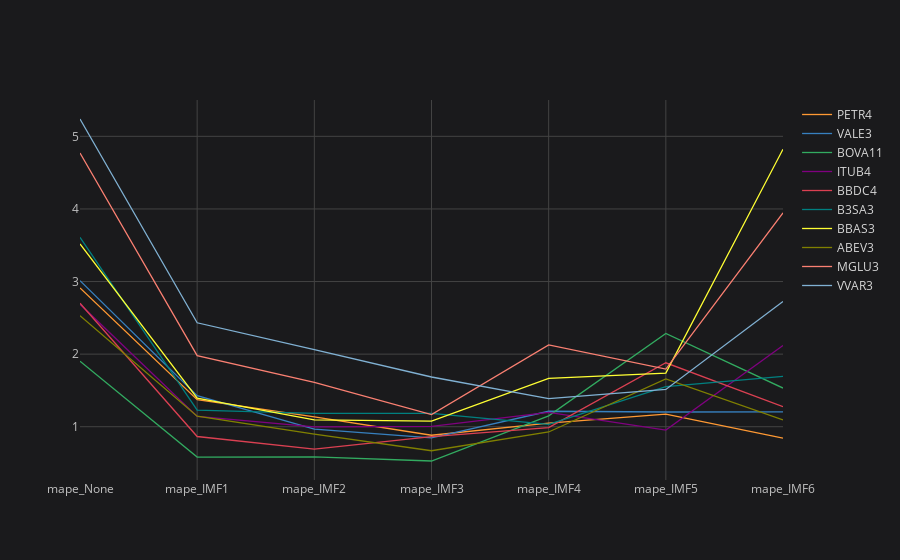

The code cell stored with this chart in its notebook:
### Code cell
dfs_list = []
for imf_model in xlstm_ceemdan_imfs_exp_dfs:
    df = xlstm_ceemdan_imfs_exp_dfs[imf_model]['mape'].to_frame()
    df.columns = [f'mape_{imf_model}']
    df = df.T
    df.columns = tickers
    dfs_list += [df]

result = pd.concat(dfs_list)
result = result.T
result = result[['mape_None','mape_IMF1', 'mape_IMF2', 'mape_IMF3', 'mape_IMF4', 'mape_IMF5', 'mape_IMF6']]
result = result.T
result.iplot(layout=space)

### Figure 1 — Plotly figure (JSON) as saved in the notebook; plotly's stock layout.template omitted (floating-point values rounded to 4 significant figures)
{"data": [{"line": {"color": "rgba(255, 153, 51, 1.0)", "dash": "solid", "shape": "linear", "width": 1.3}, "mode": "lines", "name": "PETR4", "text": "", "type": "scatter", "x": ["mape_None", "mape_IMF1", "mape_IMF2", "mape_IMF3", "mape_IMF4", "mape_IMF5", "mape_IMF6"], "y": [2.911, 1.372, 1.137, 0.8826, 1.05, 1.175, 0.8422]}, {"line": {"color": "rgba(55, 128, 191, 1.0)", "dash": "solid", "shape": "linear", "width": 1.3}, "mode": "lines", "name": "VALE3", "text": "", "type": "scatter", "x": ["mape_None", "mape_IMF1", "mape_IMF2", "mape_IMF3", "mape_IMF4", "mape_IMF5", "mape_IMF6"], "y": [3.012, 1.429, 0.9671, 0.8471, 1.213, 1.203, 1.203]}, {"line": {"color": "rgba(50, 171, 96, 1.0)", "dash": "solid", "shape": "linear", "width": 1.3}, "mode": "lines", "name": "BOVA11", "text": "", "type": "scatter", "x": ["mape_None", "mape_IMF1", "mape_IMF2", "mape_IMF3", "mape_IMF4", "mape_IMF5", "mape_IMF6"], "y": [1.904, 0.5825, 0.5843, 0.528, 1.15, 2.285, 1.532]}, {"line": {"color": "rgba(128, 0, 128, 1.0)", "dash": "solid", "shape": "linear", "width": 1.3}, "mode": "lines", "name": "ITUB4", "text": "", "type": "scatter", "x": ["mape_None", "mape_IMF1", "mape_IMF2", "mape_IMF3", "mape_IMF4", "mape_IMF5", "mape_IMF6"], "y": [2.687, 1.142, 0.997, 1.005, 1.198, 0.9536, 2.118]}, {"line": {"color": "rgba(219, 64, 82, 1.0)", "dash": "solid", "shape": "linear", "width": 1.3}, "mode": "lines", "name": "BBDC4", "text": "", "type": "scatter", "x": ["mape_None", "mape_IMF1", "mape_IMF2", "mape_IMF3", "mape_IMF4", "mape_IMF5", "mape_IMF6"], "y": [2.701, 0.8652, 0.6905, 0.8648, 0.9878, 1.881, 1.276]}, {"line": {"color": "rgba(0, 128, 128, 1.0)", "dash": "solid", "shape": "linear", "width": 1.3}, "mode": "lines", "name": "B3SA3", "text": "", "type": "scatter", "x": ["mape_None", "mape_IMF1", "mape_IMF2", "mape_IMF3", "mape_IMF4", "mape_IMF5", "mape_IMF6"], "y": [3.609, 1.229, 1.184, 1.183, 1.033, 1.554, 1.693]}, {"line": {"color": "rgba(255, 255, 51, 1.0)", "dash": "solid", "shape": "linear", "width": 1.3}, "mode": "lines", "name": "BBAS3", "text": "", "type": "scatter", "x": ["mape_None", "mape_IMF1", "mape_IMF2", "mape_IMF3", "mape_IMF4", "mape_IMF5", "mape_IMF6"], "y": [3.517, 1.394, 1.095, 1.077, 1.666, 1.739, 4.823]}, {"line": {"color": "rgba(128, 128, 0, 1.0)", "dash": "solid", "shape": "linear", "width": 1.3}, "mode": "lines", "name": "ABEV3", "text": "", "type": "scatter", "x": ["mape_None", "mape_IMF1", "mape_IMF2", "mape_IMF3", "mape_IMF4", "mape_IMF5", "mape_IMF6"], "y": [2.531, 1.145, 0.8975, 0.669, 0.9277, 1.659, 1.094]}, {"line": {"color": "rgba(251, 128, 114, 1.0)", "dash": "solid", "shape": "linear", "width": 1.3}, "mode": "lines", "name": "MGLU3", "text": "", "type": "scatter", "x": ["mape_None", "mape_IMF1", "mape_IMF2", "mape_IMF3", "mape_IMF4", "mape_IMF5", "mape_IMF6"], "y": [4.77, 1.979, 1.613, 1.167, 2.127, 1.794, 3.946]}, {"line": {"color": "rgba(128, 177, 211, 1.0)", "dash": "solid", "shape": "linear", "width": 1.3}, "mode": "lines", "name": "VVAR3", "text": "", "type": "scatter", "x": ["mape_None", "mape_IMF1", "mape_IMF2", "mape_IMF3", "mape_IMF4", "mape_IMF5", "mape_IMF6"], "y": [5.239, 2.432, 2.061, 1.685, 1.386, 1.513, 2.725]}], "layout": {"legend": {"bgcolor": "#1A1A1C", "font": {"color": "#D9D9D9", "size": 12}}, "paper_bgcolor": "#1A1A1C", "plot_bgcolor": "#1A1A1C", "title": {"font": {"color": "#D9D9D9"}, "x": 0.5}, "xaxis": {"gridcolor": "#434343", "showgrid": true, "tickfont": {"color": "#C2C2C2", "size": 12}, "title": {"font": {"color": "#D9D9D9"}}, "zerolinecolor": "#666570"}, "yaxis": {"gridcolor": "#434343", "showgrid": true, "tickfont": {"color": "#C2C2C2", "size": 12}, "title": {"font": {"color": "#D9D9D9"}}, "zerolinecolor": "#666570"}}}
